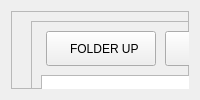
        <widget class="QWidget" name="tab">
         <attribute name="title">
          <string>- FILE -</string>
         </attribute>
         <layout class="QHBoxLayout" name="horizontalLayout_139">
          <item>
           <widget class="QFrame" name="frame_4">
            <property name="frameShape">
             <enum>QFrame::StyledPanel</enum>
            </property>
            <property name="frameShadow">
             <enum>QFrame::Raised</enum>
            </property>
            <property name="lineWidth">
             <number>0</number>
            </property>
            <widget class="QFrame" name="frame_35">
             <property name="geometry">
              <rect>
               <x>20</x>
               <y>10</y>
               <width>420</width>
               <height>551</height>
              </rect>
             </property>
             <property name="sizePolicy">
              <sizepolicy hsizetype="Fixed" vsizetype="Preferred">
               <horstretch>0</horstretch>
               <verstretch>0</verstretch>
              </sizepolicy>
             </property>
             <property name="minimumSize">
              <size>
               <width>420</width>
               <height>0</height>
              </size>
             </property>
             <property name="maximumSize">
              <size>
               <width>420</width>
               <height>16777215</height>
              </size>
             </property>
             <property name="styleSheet">
              <string notr="true"/>
             </property>
             <property name="frameShape">
              <enum>QFrame::StyledPanel</enum>
             </property>
             <property name="frameShadow">
              <enum>QFrame::Raised</enum>
             </property>
             <layout class="QVBoxLayout" name="verticalLayout_37">
              <property name="spacing">
               <number>9</number>
              </property>
              <item>
               <layout class="QHBoxLayout" name="horizontalLayout_124">
                <property name="leftMargin">
                 <number>5</number>
                </property>
                <property name="rightMargin">
                 <number>5</number>
                </property>
                <item>
                 <widget class="QPushButton" name="device_folder_up_button">
                  <property name="sizePolicy">
                   <sizepolicy hsizetype="Fixed" vsizetype="Fixed">
                    <horstretch>0</horstretch>
                    <verstretch>0</verstretch>
                   </sizepolicy>
                  </property>
                  <property name="minimumSize">
                   <size>
                    <width>110</width>
                    <height>35</height>
                   </size>
                  </property>
                  <property name="maximumSize">
                   <size>
                    <width>110</width>
                    <height>35</height>
                   </size>
                  </property>
                  <property name="focusPolicy">
                   <enum>Qt::NoFocus</enum>
                  </property>
                  <property name="styleSheet">
                   <string notr="true">QPushButton {
   	font: 14pt &quot;Bebas Kai&quot;;
}</string>
                  </property>
                  <property name="text">
                   <string>  FOLDER UP</string>
                  </property>
                  <property name="icon">
                   <iconset>
                    <normaloff>:/images/folder_up.png</normaloff>:/images/folder_up.png</iconset>
                  </property>
                  <property name="iconSize">
                   <size>
                    <width>30</width>
                    <height>17</height>
                   </size>
                  </property>
                 </widget>
                </item>
                <item>
                 <widget class="RemovableDeviceComboBox" name="removabledevicecombobox">
                  <property name="sizePolicy">
                   <sizepolicy hsizetype="Preferred" vsizetype="Fixed">
                    <horstretch>1</horstretch>
                    <verstretch>0</verstretch>
                   </sizepolicy>
                  </property>
                  <property name="minimumSize">
                   <size>
                    <width>0</width>
                    <height>35</height>
                   </size>
                  </property>
                  <property name="maximumSize">
                   <size>
                    <width>16777215</width>
                    <height>35</height>
                   </size>
                  </property>
                  <property name="focusPolicy">
                   <enum>Qt::NoFocus</enum>
                  </property>
                  <property name="styleSheet">
                   <string notr="true">font: 12pt &quot;Bebas Kai&quot;;</string>
                  </property>
                 </widget>
                </item>
                <item>
                 <widget class="QPushButton" name="device_eject_usb_button">
                  <property name="sizePolicy">
                   <sizepolicy hsizetype="Fixed" vsizetype="Fixed">
                    <horstretch>0</horstretch>
                    <verstretch>0</verstretch>
                   </sizepolicy>
                  </property>
                  <property name="minimumSize">
                   <size>
                    <width>100</width>
                    <height>35</height>
                   </size>
                  </property>
                  <property name="maximumSize">
                   <size>
                    <width>100</width>
                    <height>35</height>
                   </size>
                  </property>
                  <property name="focusPolicy">
                   <enum>Qt::NoFocus</enum>
                  </property>
                  <property name="styleSheet">
                   <string notr="true">QPushButton {
   	font: 14pt &quot;Bebas Kai&quot;;
}</string>
                  </property>
                  <property name="text">
                   <string>EJECT USB</string>
                  </property>
                 </widget>
                </item>
               </layout>
              </item>
              <item>
               <layout class="QHBoxLayout" name="horizontalLayout_125">
                <item>
                 <widget class="FileSystemTable" name="filesystemtable_2">
                  <property name="sizePolicy">
                   <sizepolicy hsizetype="Expanding" vsizetype="Expanding">
                    <horstretch>0</horstretch>
                    <verstretch>0</verstretch>
                   </sizepolicy>
                  </property>
                  <property name="focusPolicy">
                   <enum>Qt::NoFocus</enum>
                  </property>
                  <property name="styleSheet">
                   <string notr="true">FileSystemTable {
	color: black;
   	border: 1px;
	border-color: rgb(120, 120, 120);
	border-style: solid;
	background-color: rgb(238, 238, 236);
    font: 12pt &quot;Bebas Kai&quot;;
}

QHeaderView {
    background-color: rgb(220, 220, 220);
	color: black;
    border: none;
	border-radius:none;
	border-style: none;
	font: 13pt &quot;Bebas Kai&quot;;
}</string>
                  </property>
                  <property name="sizeAdjustPolicy">
                   <enum>QAbstractScrollArea::AdjustIgnored</enum>
                  </property>
                  <property name="autoScroll">
                   <bool>true</bool>
                  </property>
                  <property name="autoScrollMargin">
                   <number>50</number>
                  </property>
                  <property name="selectionMode">
                   <enum>QAbstractItemView::SingleSelection</enum>
                  </property>
                  <property name="textElideMode">
                   <enum>Qt::ElideRight</enum>
                  </property>
                  <property name="showGrid">
                   <bool>false</bool>
                  </property>
                  <property name="sortingEnabled">
                   <bool>true</bool>
                  </property>
                  <property name="hiddenColumns" stdset="0">
                   <string>2, 4,1</string>
                  </property>
                  <property name="fixedNameColumn" stdset="0">
                   <bool>true</bool>
                  </property>
                  <property name="nameColumnsWidth" stdset="0">
                   <number>250</number>
                  </property>
                  <attribute name="horizontalHeaderCascadingSectionResizes">
                   <bool>true</bool>
                  </attribute>
                 </widget>
                </item>
               </layout>
              </item>
              <item>
               <layout class="QHBoxLayout" name="horizontalLayout_126">
                <property name="spacing">
                 <number>12</number>
                </property>
                <item>
                 <widget class="QPushButton" name="device_delete_item_button">
                  <property name="sizePolicy">
                   <sizepolicy hsizetype="Fixed" vsizetype="Fixed">
                    <horstretch>0</horstretch>
                    <verstretch>0</verstretch>
                   </sizepolicy>
                  </property>
                  <property name="minimumSize">
                   <size>
                    <width>100</width>
                    <height>35</height>
                   </size>
                  </property>
                  <property name="maximumSize">
                   <size>
                    <width>100</width>
                    <height>35</height>
                   </size>
                  </property>
                  <property name="focusPolicy">
                   <enum>Qt::NoFocus</enum>
                  </property>
                  <property name="styleSheet">
                   <string notr="true">QPushButton {
   	font: 14pt &quot;Bebas Kai&quot;;
}</string>
                  </property>
                  <property name="text">
                   <string> DELETE</string>
                  </property>
                  <property name="icon">
                   <iconset>
                    <normaloff>:/images/delete.png</normaloff>:/images/delete.png</iconset>
                  </property>
                  <property name="iconSize">
                   <size>
                    <width>14</width>
                    <height>14</height>
                   </size>
                  </property>
                 </widget>
                </item>
                <item>
                 <widget class="QPushButton" name="device_rename_item_button">
                  <property name="sizePolicy">
                   <sizepolicy hsizetype="Preferred" vsizetype="Fixed">
                    <horstretch>0</horstretch>
                    <verstretch>0</verstretch>
                   </sizepolicy>
                  </property>
                  <property name="minimumSize">
                   <size>
                    <width>90</width>
                    <height>35</height>
                   </size>
                  </property>
                  <property name="maximumSize">
                   <size>
                    <width>16777215</width>
                    <height>35</height>
                   </size>
                  </property>
                  <property name="focusPolicy">
                   <enum>Qt::NoFocus</enum>
                  </property>
                  <property name="styleSheet">
                   <string notr="true">QPushButton {
   	font: 14pt &quot;Bebas Kai&quot;;
}</string>
                  </property>
                  <property name="text">
                   <string>RENAME</string>
                  </property>
                 </widget>
                </item>
                <item>
                 <widget class="QPushButton" name="copy_from_usb_2">
                  <property name="sizePolicy">
                   <sizepolicy hsizetype="Fixed" vsizetype="Fixed">
                    <horstretch>0</horstretch>
                    <verstretch>0</verstretch>
                   </sizepolicy>
                  </property>
                  <property name="minimumSize">
                   <size>
                    <width>100</width>
                    <height>35</height>
                   </size>
                  </property>
                  <property name="maximumSize">
                   <size>
                    <width>100</width>
                    <height>35</height>
                   </size>
                  </property>
                  <property name="focusPolicy">
                   <enum>Qt::NoFocus</enum>
                  </property>
                  <property name="layoutDirection">
                   <enum>Qt::RightToLeft</enum>
                  </property>
                  <property name="styleSheet">
                   <string notr="true">QPushButton {
   	font: 14pt &quot;Bebas Kai&quot;;
    padding-right: 4px;
}</string>
                  </property>
                  <property name="text">
                   <string>TO PC  </string>
                  </property>
                  <property name="icon">
                   <iconset>
                    <normaloff>:/images/right_arrow.png</normaloff>:/images/right_arrow.png</iconset>
                  </property>
                 </widget>
                </item>
               </layout>
              </item>
             </layout>
            </widget>
            <widget class="FileSystemTable" name="filesystemtable">
             <property name="geometry">
              <rect>
               <x>450</x>
               <y>200</y>
               <width>351</width>
               <height>391</height>
              </rect>
             </property>
             <property name="focusPolicy">
              <enum>Qt::NoFocus</enum>
             </property>
            </widget>
           </widget>
          </item>
         </layout>
        </widget>
